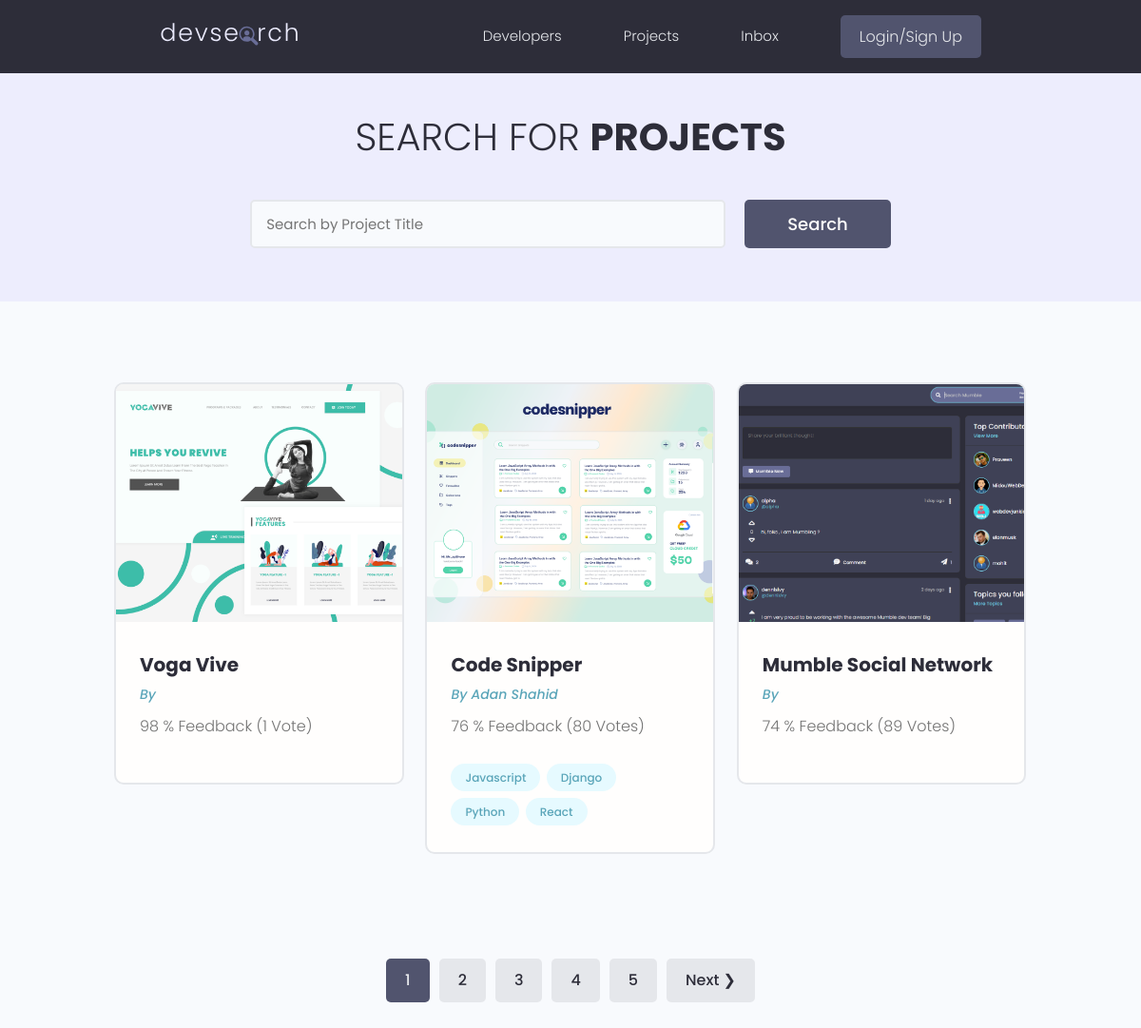
The app's page /projects/, older data.
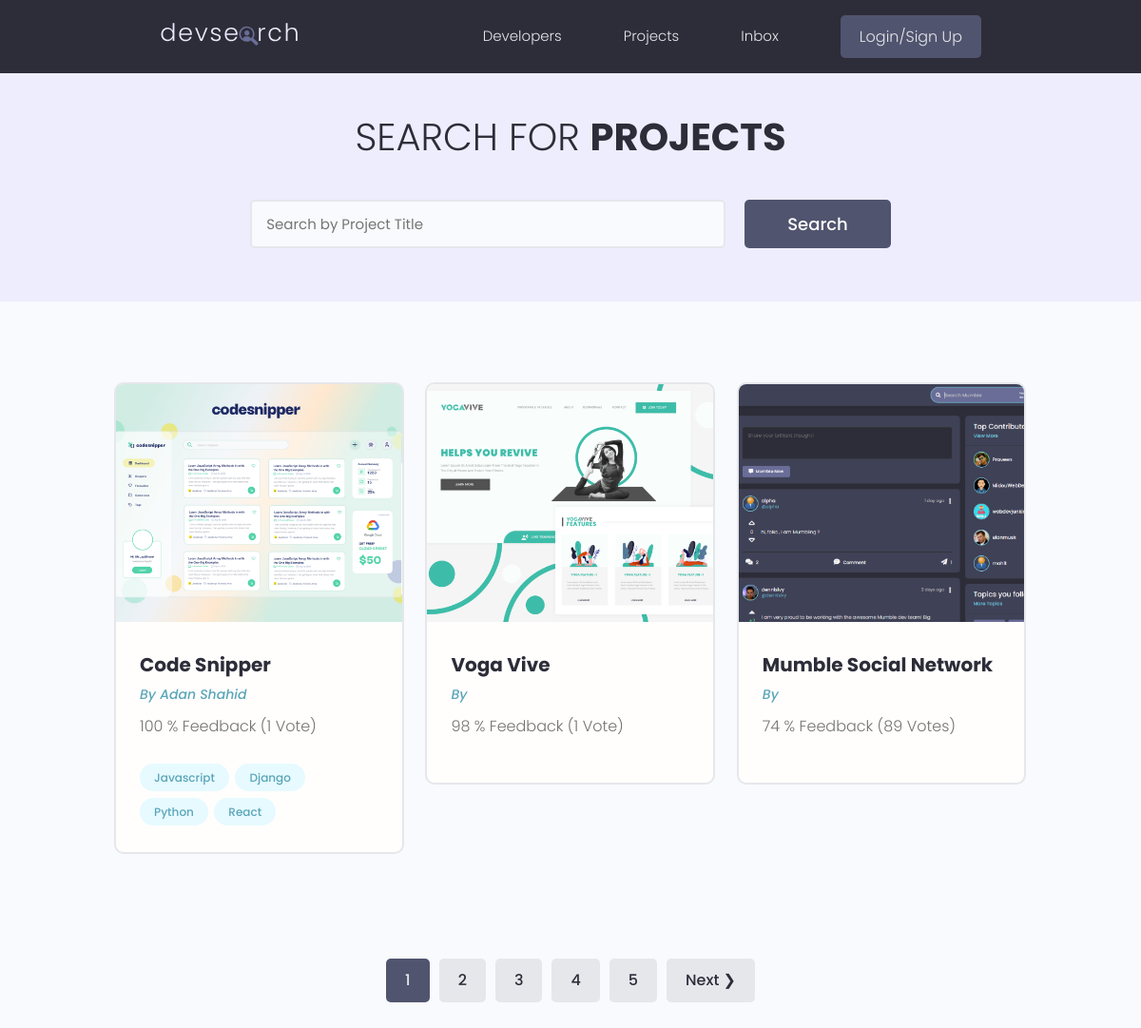
The same page, newer data.
### myapp/models.py (models this page shows, shortened)
class Project(models.Model):
    owner = models.ForeignKey(Profile,null = True, blank=True,
                               on_delete=models.SET_NULL )
    title = models.CharField(max_length=200)
    description = models.TextField(null = True, blank=True)
    featured_image = models.ImageField(null=True, blank= True, default='default.jpg')
    demo_link = models.CharField(max_length=2000, null=True, blank= True)
    source_link = models.CharField(max_length=2000, null=True, blank= True)
    tags = models.ManyToManyField('Tag',blank=True)
    vote_total = models.IntegerField(default=0, null=True, blank=True)
    vote_ratio = models.IntegerField(default=0, null=True, blank=True)
    created = models.DateTimeField(auto_now_add=True)
    id = models.UUIDField(default=uuid.uuid4, unique=True, primary_key=True, editable=False)
    class Meta:
        ordering = ['-vote_ratio', '-vote_total', 'title']

class Tag(models.Model):
    name = models.CharField(max_length=200)
    created = models.DateTimeField(auto_now_add=True)
    id = models.UUIDField(default=uuid.uuid4, unique=True, primary_key=True, editable=False)
    def __str__(self):
        return self.name

### users/models.py (models this page shows, shortened)
class Profile(models.Model):
    user = models.OneToOneField(User, on_delete=models.CASCADE, null=True, blank=True)
    username = models.CharField(max_length=200, blank=True, null=True)
    location = models.CharField(max_length=200, blank=True, null=True)
    name = models.CharField(max_length=200, blank=True, null=True)
    email = models.EmailField(max_length=500, blank=True, null=True,)
    short_intro = models.CharField(max_length=200, blank=True, null=True)
    bio = models.TextField(blank=True, null=True)
    profile_image = models.ImageField(null=True, blank=True, upload_to='profiles/', default= "profiles/user-default.png")
    social_github = models.CharField(max_length=200, blank=True, null=True)
    social_twitter = models.CharField(max_length=200, blank=True, null=True)
    social_youtube = models.CharField(max_length=200, blank=True, null=True)
    social_linkedin = models.CharField(max_length=200, blank=True, null=True)
    social_website = models.CharField(max_length=200, blank=True, null=True)
    created = models.DateTimeField(auto_now_add=True)
    id = models.UUIDField(default=uuid.uuid4, unique=True, primary_key=True, editable=False)

### myapp/views.py (the view)
# urls.py: path('', views.projects, name="projects"),
def projects(request):
    projects, text = searchProject(request)
    custom_range, projects = paginateProjects(request, projects, 3)
    context = {'projects':projects, 'text':text,
              'custom_range':custom_range}
    return render(request,'index.html', context)

### myapp/utils.py (called while the page is built)
def paginateProjects(request, projects, results):
    page = request.GET.get('page')
    paginator = Paginator(projects, results)
    try:
        projects = paginator.page(page)
    except PageNotAnInteger:
        page = 1
        projects = paginator.page(page)
    except EmptyPage:
        page = paginator.num_pages
        projects = paginator.page(page)
    leftIndex = (int(page) - 4)
    if leftIndex < 1:
        leftIndex = 1
    rightIndex = (int(page) + 5)
    if rightIndex > paginator.num_pages:
        rightIndex = paginator.num_pages + 1
    custom_range = range(leftIndex,rightIndex)
    return custom_range, projects

def searchProject(request):
    text = ''
    if request.GET.get('text'):
        text = request.GET.get('text')
    tags = Tag.objects.filter(name__icontains=text)
    projects = Project.objects.distinct().filter(Q(title__icontains=text) |
                                      Q(description__icontains=text) |
                                      Q(owner__name__icontains=text) |
                                      Q(tags__in=tags)
                                      )
    return projects, text

### templates/index.html (shortened to what this page needs)
{% extends 'main.html' %}

### templates/main.html (shortened to what this page needs)
{% load static %}
<!DOCTYPE html>
<html lang="en">
<head>
    <link rel="stylesheet" href="https://cdn.iconmonstr.com/1.3.0/css/iconmonstr-iconic-font.min.css" />
    <link rel="stylesheet" href="{% static 'uikit/styles/uikit.css' %}" />
    <link rel="stylesheet" href="{% static 'styles/app.css' %}" />
</head>
<body>
    {% include 'navbar.html' %}
    {% block content1 %}
<main class="projects">
    <section class="hero-section text-center">
      <div class="container container--narrow">
        <div class="hero-section__box">
          <h2>Search for <span>Projects</span></h2>
        </div>
        <div class="hero-section__search">
          <form id="searchForm" class="form" action="{% url 'projects' %}" method="get">
            <div class="form__field">
              <input class="input input--text" id="formInput#search" type="text" name="text"
                value="{{text}}"  placeholder="Search by Project Title" />
            </div>
            <input class="btn btn--sub btn--lg" type="submit" value="Search" />
          </form>
        </div>
      </div>
    </section>
    <section class="projectsList">
      <div class="container">
        <div class="grid grid--three">
            {% for project in projects %}
          <div class="column">
            <div class="card project">
              <a href="{% url 'project' project.id %}" class="project">
                <img class="project__thumbnail" src="{{project.featured_image.url}}" alt="project thumbnail" />
                <div class="card__body">
                  <h3 class="project__title">{{project.title}}</h3>
                  <p><a class="project__author" href="{% url 'project' project.id %}">By {{project.owner.name}}</a></p>
                  <p class="project--rating">
                     {{project.vote_ratio}} %
                    Feedback ({{project.vote_total}} Vote{{project.vote_total|pluralize:"s"}})
                  </p>
                  <div class="project__tags">
                    {% for tag in project.tags.all %}
                    <span class="tag tag--pill tag--main">
                      <small>{{tag}}</small>
                    </span>
                    {% endfor %}
                  </div>
                </div>
              </a>
            </div>
          </div>
          {% endfor %}
        </div>
      </div>
    </section>
{% include 'pagination.html' with queryset=projects custom_range=custom_range %}
    {% endblock content1 %}
  </main>
</body>
</html>

Row changes from the older to the newer data that the page shows:
changed Project "Code Snipper": vote_ratio "76" → "100"; vote_total "80" → "1"; moves up the list
